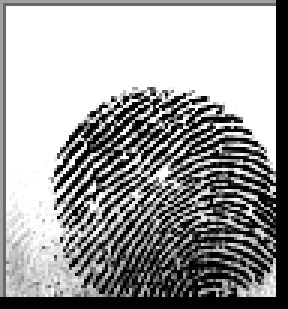
#> input picture data/example.BMP, 96 x 103 px (shown 3 times larger)
$ python -i morphorogical_skeletonization.py   (imports and definitions only)   (older library calls are emulated)
#> lines starting #> are read from the running program, lines starting #| are printed output that depends on the picture; after the words box and inside, x2 and y2 are one past the last pixel; in counts of white or black regions, pixels touching at a corner belong together
#> further down, picture is the input picture: shape (103, 96, 3); min 0, max 255, mean 157.1
import cv2
import numpy as np

# def morphological_skeletonization(image):
#     """
#     Wykonuje szkieletyzację morfologiczną obrazu binarnego.

#     Bazując na formule z wykładu:
#     S_k(X) = (X erodowane przez kB) - ((X erodowane przez kB) otwarte przez B)
#     Szkielet(X) = Suma S_k(X) dla k=0...K
#     gdzie K = max{k | X erodowane przez kB != zbiór pusty}

#     Argumenty:
#         image (numpy.ndarray): Obraz wejściowy. Powinien być obrazem binarnym
#                                (0 dla tła, 255 dla obiektu). Jeśli jest
#                                w skali szarości lub kolorowy, zostanie
#                                przekonwertowany na binarny.

#     Zwraca:
#         numpy.ndarray: Obraz szkieletu.
#     """
#     # 1. Upewnij się, że obraz jest binarny (0 i 255)
#     if len(image.shape) == 3: # Obraz kolorowy
#         gray_image = cv2.cvtColor(image, cv2.COLOR_BGR2GRAY)
#     else: # Obraz w skali szarości lub już binarny
#         gray_image = image.copy()

#     # Binaryzacja (jeśli nie jest już binarny)
#     # Wartość progowa 127 jest typowa, ale można dostosować
#     _, binary_image = cv2.threshold(gray_image, 127, 255, cv2.THRESH_BINARY)

#     # 2. Zdefiniuj element strukturalny (B)
#     # Wykład nie precyzuje, ale typowo używa się krzyża 3x3 lub kwadratu 3x3.
#     # Użyjmy krzyża, jest często stosowany w szkieletyzacji.
#     kernel = cv2.getStructuringElement(cv2.MORPH_CROSS, (3, 3))
#     # Alternatywnie kwadrat:
#     # kernel = cv2.getStructuringElement(cv2.MORPH_RECT, (3, 3))

#     # 3. Inicjalizacja obrazu szkieletu
#     skeleton = np.zeros(binary_image.shape, np.uint8)

#     # 4. Pętla iteracyjna do obliczania S_k(X)
#     # `eroded_image` będzie reprezentować (X ⊖ kB)
#     eroded_image = binary_image.copy()

#     iteration = 0
#     while True:
#         # `temp_eroded` to (X ⊖ kB) dla bieżącego k (lub bieżącej iteracji)
#         temp_eroded = eroded_image.copy()

#         # Sprawdź warunek końca: X ⊖ kB == ∅
#         # Jeśli obraz po erozji jest całkowicie czarny (pusty), kończymy.
#         if cv2.countNonZero(temp_eroded) == 0:
#             print(f"Zakończono po {iteration} iteracjach.")
#             break

#         # Oblicz otwarcie (X ⊖ kB) ○ B
#         opened_version = cv2.morphologyEx(temp_eroded, cv2.MORPH_OPEN, kernel)

#         # Oblicz S_k(X) = (X ⊖ kB) \ ((X ⊖ kB) ○ B)
#         # Różnica zbiorów to odjęcie obrazów
#         sk_element = cv2.subtract(temp_eroded, opened_version)

#         # Dodaj S_k(X) do szkieletu (suma/unia zbiorów)
#         skeleton = cv2.bitwise_or(skeleton, sk_element)

#         # Przygotuj (X ⊖ (k+1)B) na następną iterację
#         # Eroduj `eroded_image` (które było X ⊖ kB) jeszcze raz elementem B
#         eroded_image = cv2.erode(eroded_image, kernel)
#         iteration += 1

#         # Zabezpieczenie przed nieskończoną pętlą (choć nie powinno wystąpić)
#         if iteration > 1000: # Przykładowy limit
#             print("Osiągnięto limit iteracji.")
#             break

#     return skeleton
def morphological_skeletonization(image, threshold_value=127, kernel_type='cross'):
    """
    Wykonuje szkieletyzację morfologiczną obrazu.
    Zwraca obraz, gdzie szkielet (linie) jest biały (255), a tło czarne (0).
    """
#> called with threshold_value = 127, kernel_type = 'cross'
    processed_image = image.copy()
    if len(processed_image.shape) == 3:
        processed_image = cv2.cvtColor(processed_image, cv2.COLOR_BGR2GRAY)

    if processed_image.dtype != np.uint8:
        if processed_image.dtype in [np.float32, np.float64] and \
           np.max(processed_image) <= 1.0 and np.min(processed_image) >=0.0:
            processed_image = (processed_image * 255).astype(np.uint8)
        else:
            processed_image = cv2.normalize(processed_image, None, 0, 255, cv2.NORM_MINMAX, dtype=cv2.CV_8U)

    # Binaryzacja: obiekt=255 (biały), tło=0 (czarny)
    _, binary_image = cv2.threshold(processed_image, threshold_value, 255, cv2.THRESH_BINARY)
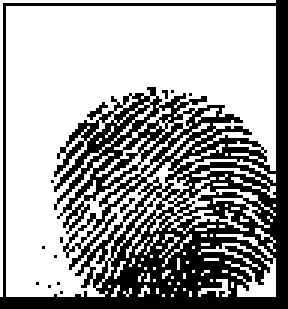
#> binary_image: shape (103, 96) (shown 3 times larger); 63.2% white; 13 black regions (12 under 20 px), largest, box (x1, y1, x2, y2) and area: (0, 0, 96, 103) 3611

    if kernel_type == 'square':
        kernel = cv2.getStructuringElement(cv2.MORPH_RECT, (3, 3))
    elif kernel_type == 'cross':
        kernel = cv2.getStructuringElement(cv2.MORPH_CROSS, (3, 3))
    else:
        print(f"Nieprawidłowy typ kernela '{kernel_type}'. Używam 'cross'.")
        kernel = cv2.getStructuringElement(cv2.MORPH_CROSS, (3, 3))

    skeleton = np.zeros(binary_image.shape, np.uint8)
    eroded_image = binary_image.copy()
    iteration = 0
    max_iterations = max(binary_image.shape)
#> max_iterations = 103

    while True:
        if cv2.countNonZero(eroded_image) == 0:
            break

        opened_version = cv2.morphologyEx(eroded_image, cv2.MORPH_OPEN, kernel)
        sk_element = cv2.subtract(eroded_image, opened_version)
        skeleton = cv2.bitwise_or(skeleton, sk_element)

        pixels_before_erosion = cv2.countNonZero(eroded_image)
        eroded_image = cv2.erode(eroded_image, kernel)
        pixels_after_erosion = cv2.countNonZero(eroded_image)

        iteration += 1
        if (pixels_after_erosion == pixels_before_erosion and pixels_after_erosion > 0) or iteration >= max_iterations:
            break
#> this loop made 22 passes
#> (pixels_before_erosion, pixels_after_erosion) on passes 1 to 12: (6254, 3976), (3976, 3486), (3486, 3092), (3092, 2725), (2725, 2387), (2387, 2060), (2060, 1754), (1754, 1471), (1471, 1231), (1231, 1027), (1027, 836), (836, 656)
#> pass 1, in morphological_skeletonization, `opened_version = cv2.morphologyEx(eroded_image, cv2.MORPH_OPEN, kernel)`:
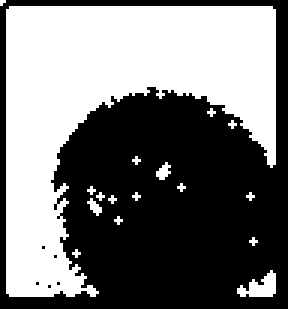
#> opened_version: shape (103, 96) (shown 3 times larger); 45.9% white; 17 white regions (15 under 20 px), largest, box (x1, y1, x2, y2) and area: (2, 2, 92, 99) 4372, (79, 90, 92, 99) 66
#> pass 1, in morphological_skeletonization, `sk_element = cv2.subtract(eroded_image, opened_version)`:
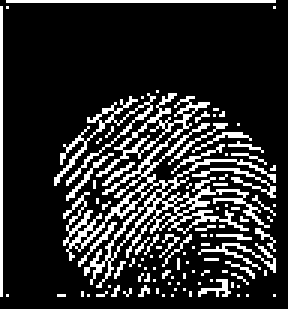
#> sk_element: shape (103, 96) (shown 3 times larger); 17.4% white in thin lines or dots
#> pass 1, in morphological_skeletonization, `eroded_image = cv2.erode(eroded_image, kernel)`:
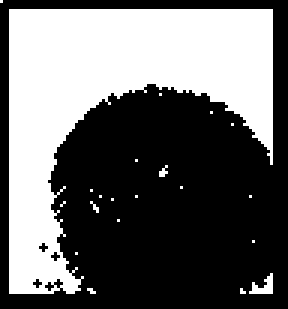
#> eroded_image: shape (103, 96) (shown 3 times larger); 40.2% white; 21 white regions (19 under 20 px), largest, box (x1, y1, x2, y2) and area: (3, 3, 91, 98) 3912, (83, 91, 91, 98) 29
#> pass 2, in morphological_skeletonization, `opened_version = cv2.morphologyEx(eroded_image, cv2.MORPH_OPEN, kernel)`:
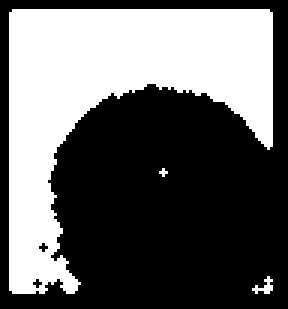
#> opened_version: shape (103, 96) (shown 3 times larger); 39.4% white; 3 white regions (2 under 20 px), largest, box (x1, y1, x2, y2) and area: (3, 3, 91, 98) 3871
#> after the loop: eroded_image: shape (103, 96); every value is 0
#> after the loop:
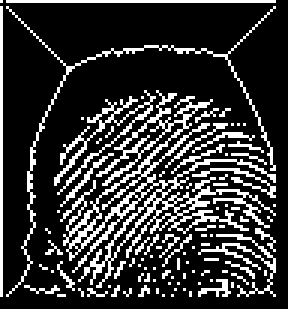
#> skeleton: shape (103, 96) (shown 3 times larger); 20.7% white in thin lines or dots
#> after the loop, iteration = 21

    return skeleton

>>> import cv2
>>> picture = cv2.imread('../../data/example.BMP')
>>> result = morphological_skeletonization(picture)

$ run again, on data/fingerprint_01_thinned_enhanced.png
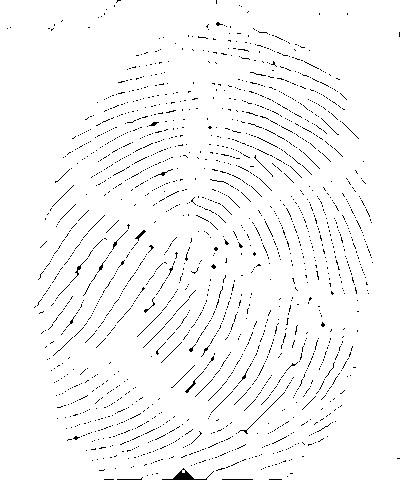
#> input picture data/fingerprint_01_thinned_enhanced.png, 400 x 480 px
#> picture is the input picture: shape (480, 400, 3); 97.1% white; black in thin lines or dots
#> processed_image: shape (480, 400); 97.1% white; black in thin lines or dots
#> the loop in morphological_skeletonization, `while True:` made 106 passes
#> (pixels_before_erosion, pixels_after_erosion) on passes 1 to 8: (186505, 173084), (173084, 157067), (157067, 139850), (139850, 121955), (121955, 104377), (104377, 89876), (89876, 79837), (79837, 72881)
#> pass 1, in morphological_skeletonization, `eroded_image = cv2.erode(eroded_image, kernel)`:
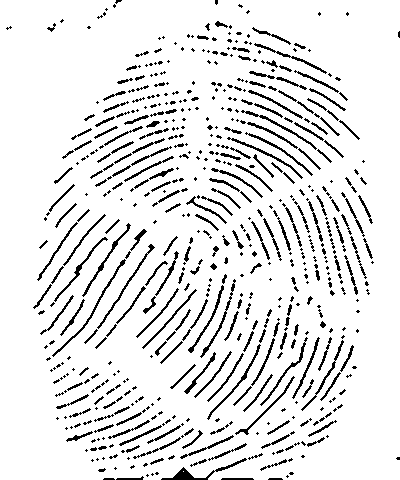
#> eroded_image: shape (480, 400); 90.1% white; black in thin lines or dots
#> after the loop in morphological_skeletonization, `while True:`:
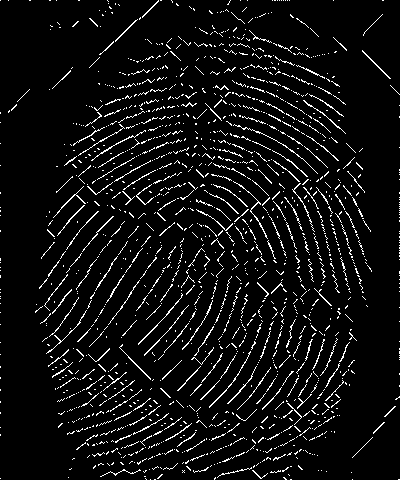
#> skeleton: shape (480, 400); 6.2% white in thin lines or dots
#> after the loop in morphological_skeletonization, `while True:`: iteration = 105

$ run again, on data/fingerprint_05.png
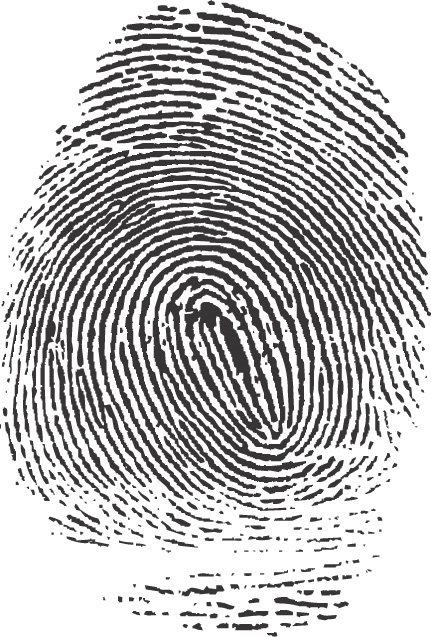
#> input picture data/fingerprint_05.png, 431 x 637 px
#> picture is the input picture: shape (637, 431, 3); mean B, G, R 189.4, 188.9, 189.8
#> in morphological_skeletonization, `_, binary_image = cv2.threshold(processed_image, threshold_value, 255,..`:
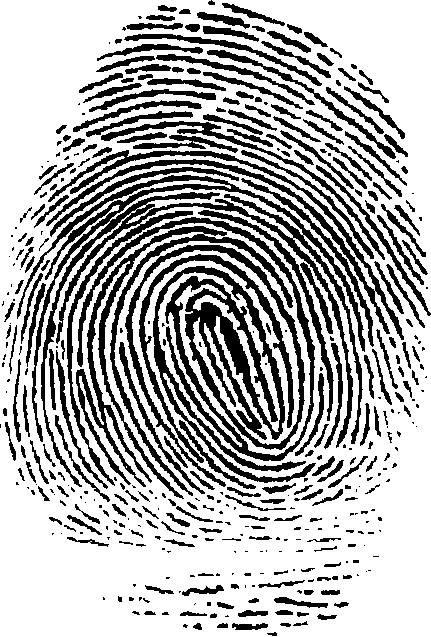
#> binary_image: shape (637, 431); 69.9% white; 423 black regions (181 under 20 px), largest, box (x1, y1, x2, y2) and area: (77, 217, 316, 487) 17452, (17, 175, 365, 487) 12115, (76, 226, 293, 499) 6582
#> the loop in morphological_skeletonization, `while True:` made 151 passes
#> (pixels_before_erosion, pixels_after_erosion) on passes 1 to 3: (191883, 154418), (154418, 118279), (118279, 90851)
#> after the loop in morphological_skeletonization, `while True:`:
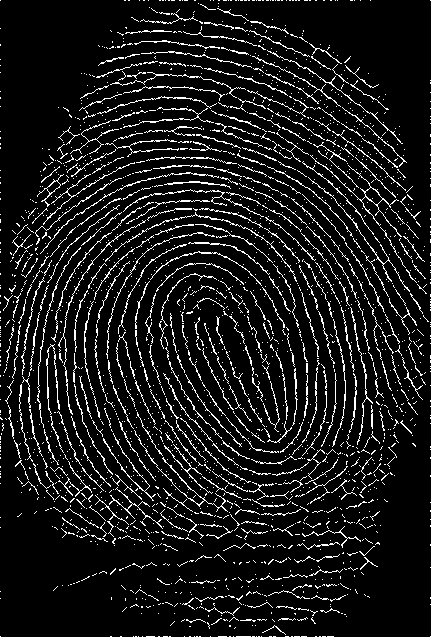
#> skeleton: shape (637, 431); 9.5% white in thin lines or dots
#> after the loop in morphological_skeletonization, `while True:`: iteration = 150

$ run again, on data/fingerprint_07.png
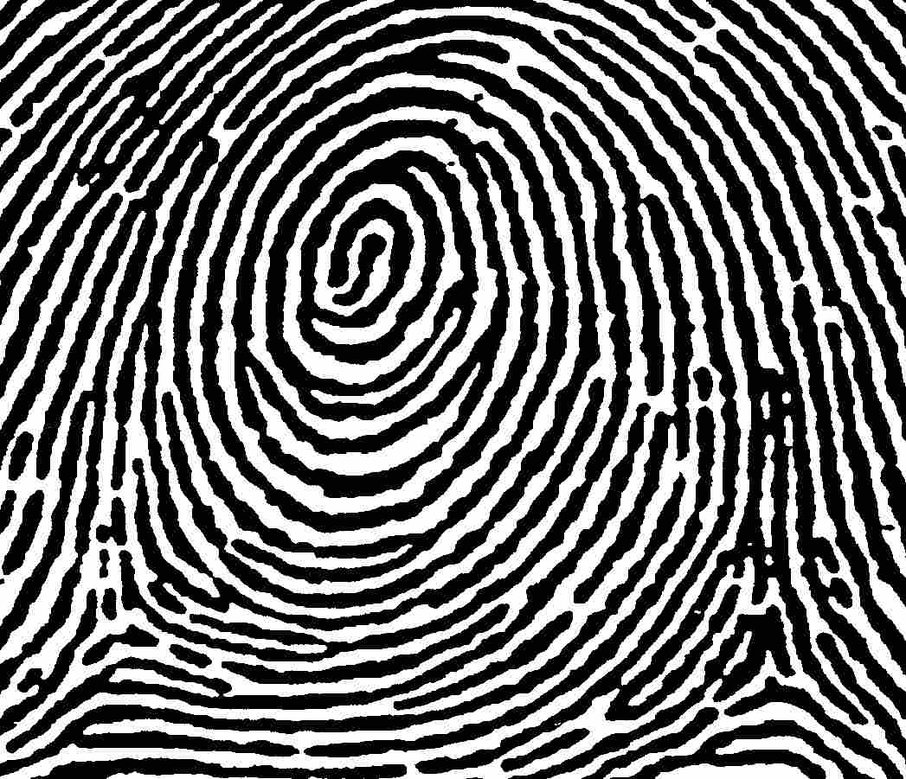
#> input picture data/fingerprint_07.png, 906 x 779 px, shrunk from 1047 x 901 before the run
#> picture is the input picture: shape (779, 906, 3); min 0, max 255, mean 110.8
#> binary_image: shape (779, 906); 43.3% white; 41 white regions (8 under 20 px), largest, box (x1, y1, x2, y2) and area: (0, 0, 906, 779) 206335, (533, 0, 906, 691) 34947, (0, 0, 330, 626) 16436
#> the loop in morphological_skeletonization, `while True:` made 17 passes
#> (pixels_before_erosion, pixels_after_erosion) on passes 1 to 8: (305377, 254404), (254404, 204659), (204659, 155859), (155859, 109444), (109444, 69307), (69307, 39342), (39342, 20627), (20627, 10506)
#> pass 1, in morphological_skeletonization, `sk_element = cv2.subtract(eroded_image, opened_version)`:
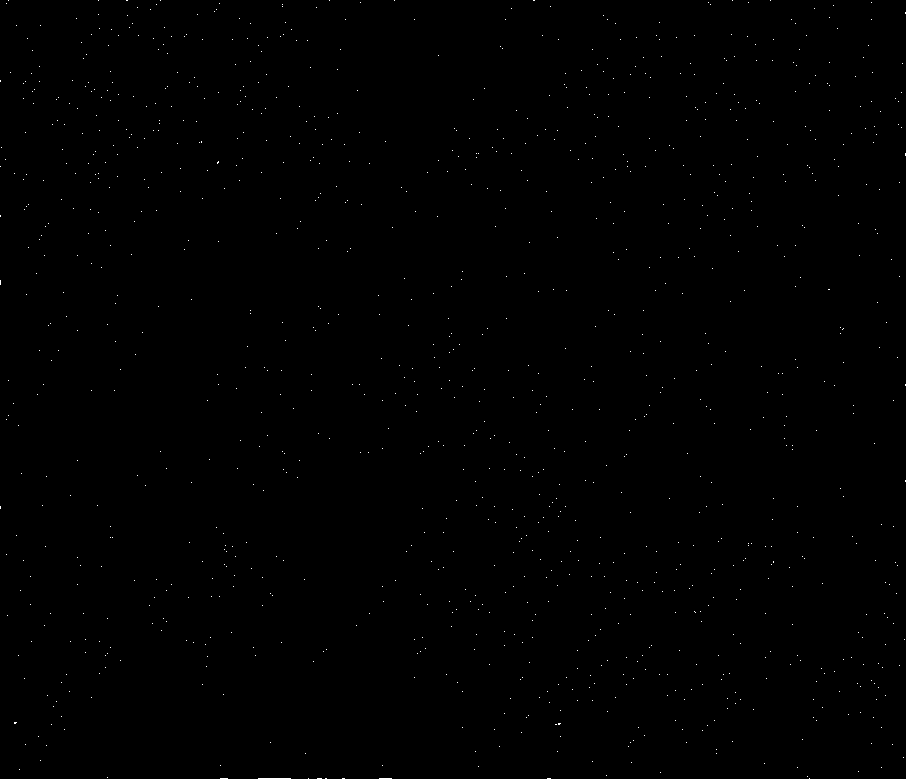
#> sk_element: shape (779, 906); 0.17% white in thin lines or dots
#> after the loop in morphological_skeletonization, `while True:`:
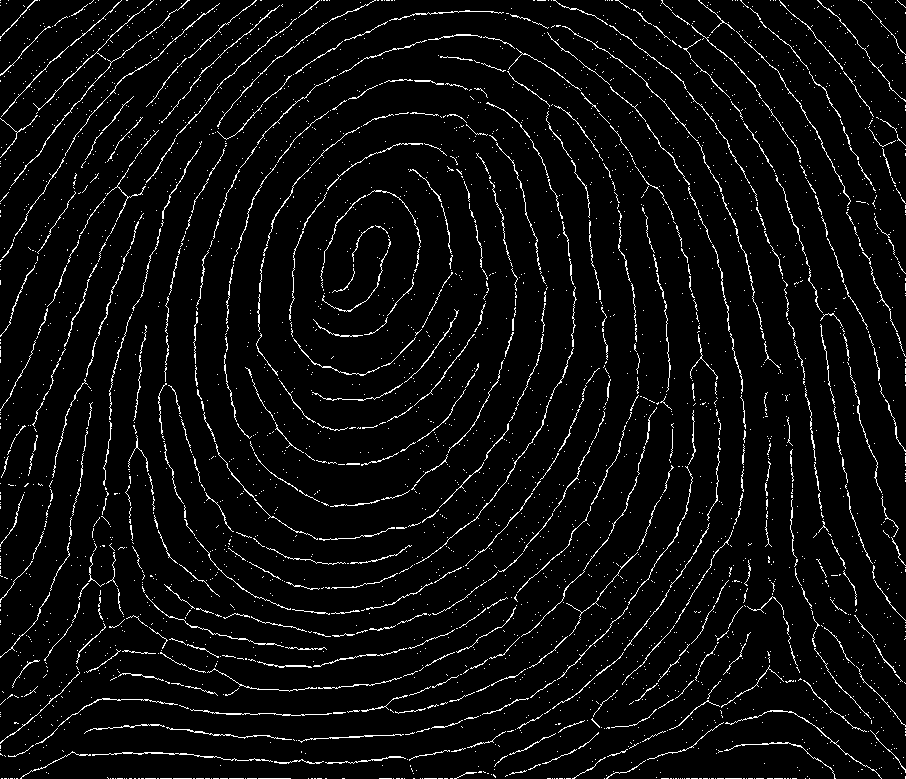
#> skeleton: shape (779, 906); 4.7% white in thin lines or dots
#> after the loop in morphological_skeletonization, `while True:`: iteration = 16
